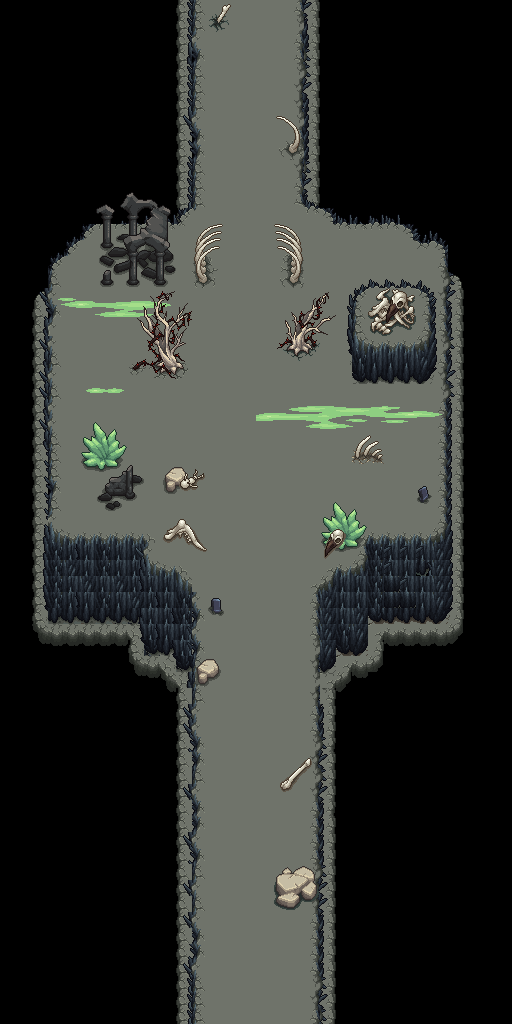

Below is a game level as drawn by its tile map, then a one-line description and the .tmx that defines it (tile-layer data replaced by summaries):
An orthogonal 32x64 tile map with 16x16 px tiles, 7 tile layers (lowefloor, cliff, cliff1, cliff2, ...), 6 tilesets and 41 objects (19x abyss zone, 18x prop, Scene1to2, SpawnPoint1, Spawn1from2, ...).

<map version="1.10" tiledversion="1.11.2" orientation="orthogonal" renderorder="right-down" width="32" height="64" tilewidth="16" tileheight="16" infinite="0" nextlayerid="16" nextobjectid="54">
 <tileset firstgid="1" name="Ground_rocks" tilewidth="16" tileheight="16" tilecount="1147" columns="31">
  <image source="Ground_rocks.png" trans="ff00ff" width="496" height="592" />
 </tileset>
 <tileset firstgid="1148" name="Black" tilewidth="16" tileheight="16" tilecount="196" columns="14">
  <image source="download.png" trans="ff00ff" width="224" height="224" />
 </tileset>
 <tileset firstgid="1344" name="Idle" tilewidth="16" tileheight="16" tilecount="675" columns="75">
  <image source="Idle.png" trans="ff00ff" width="1200" height="150" />
  <tile id="153">
   <animation>
    <frame tileid="153" duration="300" />
    <frame tileid="162" duration="300" />
    <frame tileid="172" duration="300" />
    <frame tileid="181" duration="300" />
    <frame tileid="190" duration="300" />
    <frame tileid="200" duration="300" />
    <frame tileid="209" duration="300" />
   </animation>
  </tile>
  <tile id="154">
   <animation>
    <frame tileid="201" duration="300" />
   </animation>
  </tile>
 </tileset>
 <tileset firstgid="2019" name="Objects" tilewidth="16" tileheight="16" tilecount="2112" columns="48">
  <image source="Objects.png" trans="ff00ff" width="768" height="704" />
 </tileset>
 <tileset firstgid="4131" name="water_detilazation" tilewidth="16" tileheight="16" tilecount="1548" columns="43">
  <image source="water_detilazation.png" trans="ff00ff" width="688" height="576" />
 </tileset>
 <tileset firstgid="5679" name="Animation5" tilewidth="16" tileheight="16" tilecount="756" columns="36">
  <image source="Animation5.png" trans="ff00ff" width="576" height="336" />
 </tileset>
 <layer id="1" name="lowefloor" class="Background" width="32" height="64">
  <data>[2048 cells, 2048 non-empty, 14 distinct tile ids]</data>
 </layer>
 <group id="8" name="Group 1">
  <layer id="5" name="cliff" class="Background" width="32" height="64">
   <data>[2048 cells, 227 non-empty, 25 distinct tile ids]</data>
  </layer>
  <layer id="2" name="cliff1" class="Background" width="32" height="64">
   <data>[2048 cells, 106 non-empty, 29 distinct tile ids]</data>
  </layer>
  <layer id="4" name="cliff2" class="Background" width="32" height="64">
   <data>[2048 cells, 276 non-empty, 79 distinct tile ids]</data>
  </layer>
  <layer id="3" name="Tile Layer 3" class="Background" width="32" height="64">
   <data>[2048 cells, 20 non-empty, 7 distinct tile ids]</data>
  </layer>
 </group>
 <layer id="9" name="Tile Layer 6" class="Background" width="32" height="64">
  <data>[2048 cells, 92 non-empty, 80 distinct tile ids]</data>
 </layer>
 <layer id="11" name="prop" class="Background" width="32" height="64">
  <data>[2048 cells, 203 non-empty, 190 distinct tile ids]</data>
 </layer>
 <objectgroup id="6" name="abyss zone" class="abyss zone">
  <object id="4" type="abyss zone" x="305.333" y="0" width="208" height="206" />
  <object id="5" type="abyss zone" x="2" y="2" width="192" height="204" />
  <object id="6" type="abyss zone" x="-6.66667" y="206" width="186" height="14" />
  <object id="9" type="abyss zone" x="3.25" y="190.5" width="79.25" height="48.5" />
  <object id="10" type="abyss zone" x="3.75" y="240" width="63.5" height="13.25" />
  <object id="11" type="abyss zone" x="3" y="253.75" width="44.75" height="37.75" />
  <object id="12" type="abyss zone" x="2.5" y="292" width="46.5" height="388.75" />
  <object id="13" type="abyss zone" x="52.5" y="536" width="88.5" height="167" />
  <object id="14" type="abyss zone" x="146" y="567.5" width="30.5" height="157.75" />
  <object id="15" type="abyss zone" x="180" y="584.5" width="12.75" height="439.5" />
  <object id="16" type="abyss zone" x="319.5" y="590.75" width="25.5" height="429.25" />
  <object id="17" type="abyss zone" x="340.5" y="574" width="50.5" height="21" />
  <object id="18" type="abyss zone" x="386" y="541.5" width="59.25" height="109.25" />
  <object id="19" type="abyss zone" x="447.5" y="207.75" width="29.5" height="339.25" />
  <object id="20" type="abyss zone" x="403.5" y="207.75" width="1.25" height="0.25" />
  <object id="21" type="abyss zone" x="410.25" y="206.25" width="79.75" height="35" />
  <object id="22" type="abyss zone" x="334.75" y="207.75" width="80.75" height="14.25" />
  <object id="45" type="abyss zone" x="156.877" y="1019.7" width="212.543" height="3.7954" />
  <object id="46" type="abyss zone" x="327.67" y="1275.26" />
 </objectgroup>
 <objectgroup id="12" name="prop">
  <object id="24" type="prop" x="287.5" y="143" width="13.5" height="15.5" />
  <object id="25" type="prop" x="210" y="13.5" width="21" height="18.5" />
  <object id="26" type="prop" x="284" y="247" width="21.5" height="41.5" />
  <object id="27" type="prop" x="191" y="240" width="27" height="43.5" />
  <object id="28" type="prop" x="97" y="227" width="82.5" height="62" />
  <object id="29" type="prop" x="133.5" y="332" width="53.5" height="47.5" />
  <object id="30" type="prop" x="281.5" y="322.5" width="41" height="36.5" />
  <object id="31" type="prop" x="350.5" y="437" width="33" height="25" />
  <object id="32" type="prop" x="416.5" y="485.5" width="16" height="17" />
  <object id="33" type="prop" x="313.5" y="504.5" width="50" height="49" />
  <object id="34" type="prop" x="162.5" y="519.5" width="46.5" height="33.5" />
  <object id="35" type="prop" x="162" y="464.5" width="45" height="29" />
  <object id="36" type="prop" x="97.5" y="466" width="48" height="43.5" />
  <object id="37" type="prop" x="81" y="419.5" width="40" height="50.5" />
  <object id="38" type="prop" x="289.5" y="313.5" width="24" height="7.5" />
  <object id="39" type="prop" x="312" y="290.5" width="19" height="29.5" />
  <object id="40" type="prop" x="143" y="291.5" width="43" height="39" />
  <object id="41" type="prop" x="346" y="281.5" width="88" height="100" />
 </objectgroup>
 <objectgroup id="15" name="NextScene">
  <object id="51" name="NextScene" type="Scene1to2" x="189.667" y="1.33333" width="117.333" height="2.66667" />
 </objectgroup>
 <objectgroup id="13" name="spawn point">
  <object id="42" type="SpawnPoint1" x="247.167" y="962.873" width="27.5" height="27" />
  <object id="53" name="backScene1" type="Spawn1from2" x="241" y="10.3333" width="21.3333" height="18.6667" />
 </objectgroup>
 <objectgroup id="14" name="spawn enemy" class="spawn enemy">
  <object id="43" type="SpawnEnemy1" x="200.82" y="353.347" width="88.0082" height="88.9917" rotation="359.988" />
 </objectgroup>
</map>
